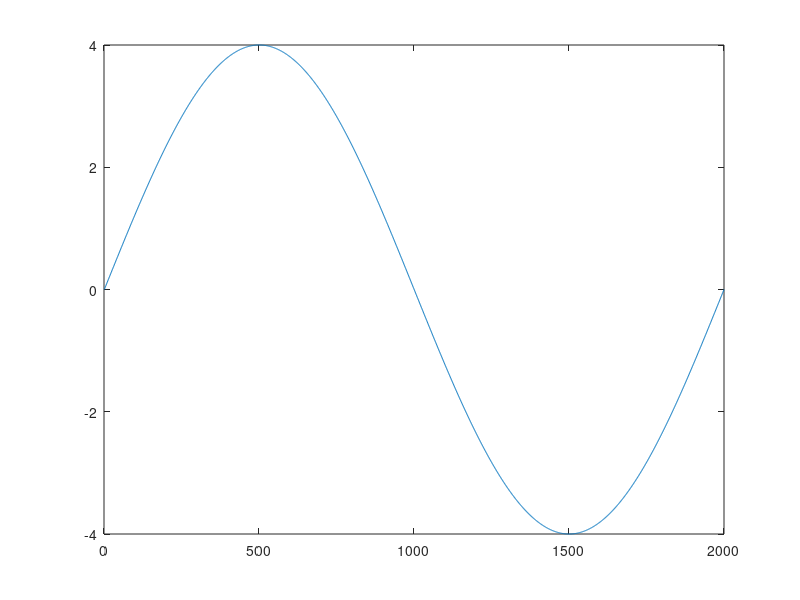
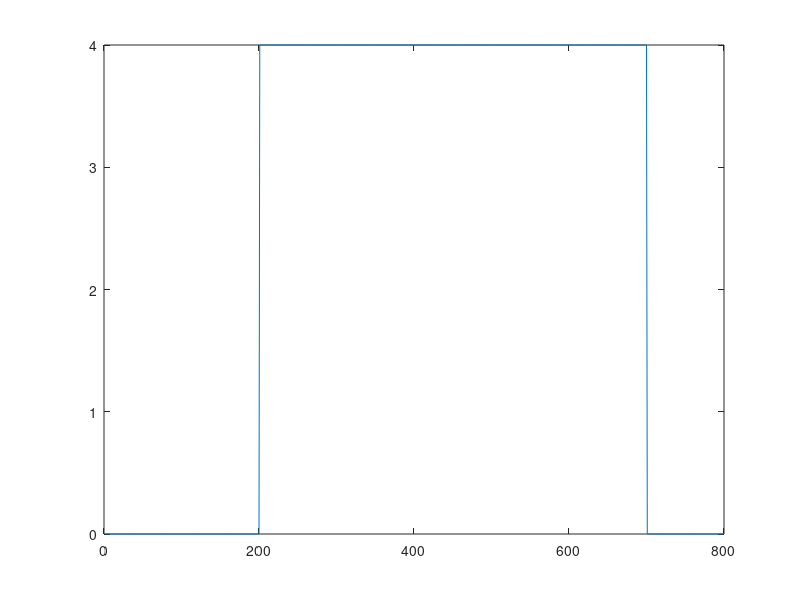
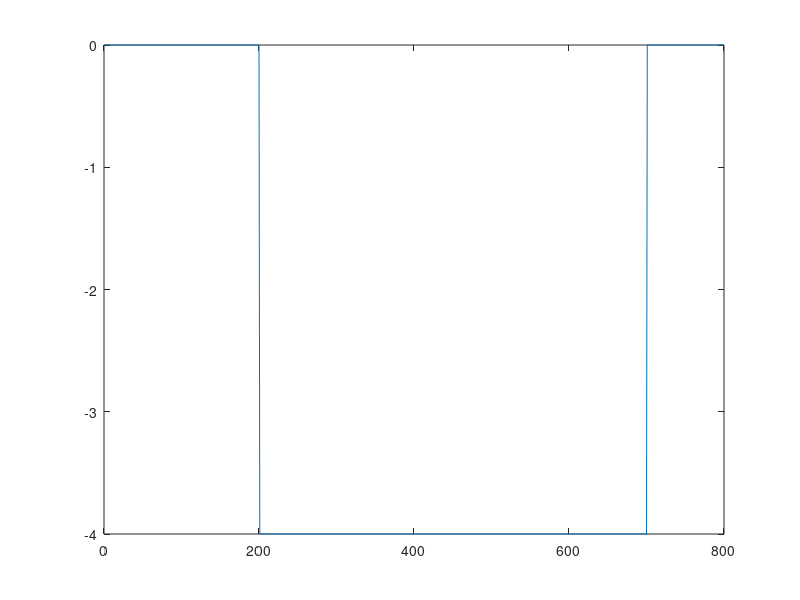
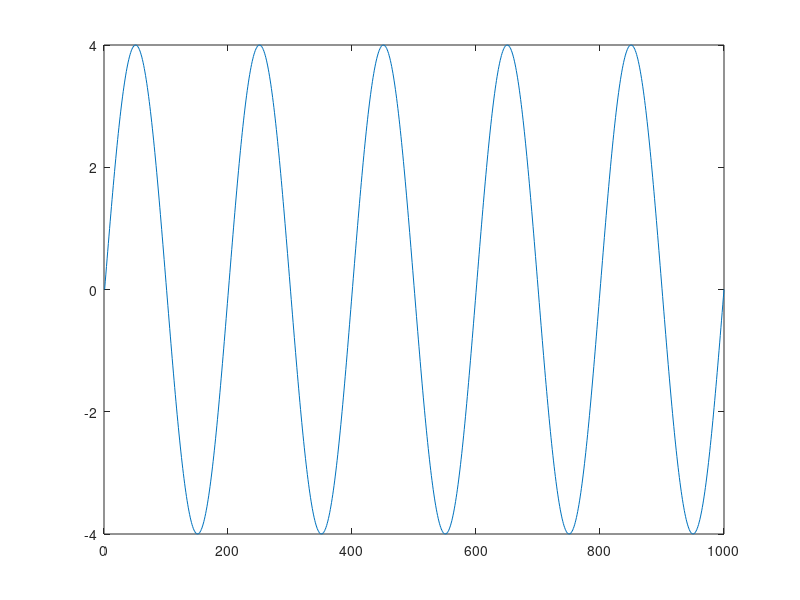

Here is the MATLAB script that generated these plots, in order:
clc; clear; close all;

d = 0.01;
maxV = 4;


% Step up
figure(4);
stepUp = [zeros(1,2/d), 4*ones(1,5/d), zeros(1,1/d)];
plot(stepUp);

% Step down
figure(5);
stepDown = [zeros(1,2/d), -4*ones(1,5/d), zeros(1,1/d)];
plot(stepDown);

% Sin wave
figure(6);
sinWave = maxV*sin(2*pi*0.5*linspace(0,10,10/d));
plot(sinWave)


% Sin wave
figure(3);
sinWave_005 = maxV*sin(2*pi*0.05*linspace(0,20,20/d));
plot(sinWave_005)


% Sin wave
figure(7);
sinWave_1 = maxV*sin(2*pi*1*linspace(0,10,10/d));
plot(sinWave_1)

% close all;
%% Save files
save('stepDown_ctrl.mat','stepDown');
save('stepUp_ctrl.mat','stepUp');
save('sinWave_ctrl.mat','sinWave');
save('sinWave_005_ctrl.mat','sinWave_005');

save('sinWave_1_ctrl.mat','sinWave_1');

